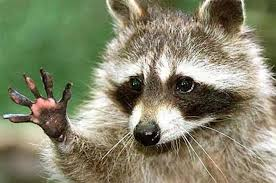
#> input picture IOT-Joao/15.04/1.jpg, 276 x 183 px
$ python atividade3.py
#> lines starting #> are read from the running program, lines starting #| are printed output that depends on the picture
# Atividade 3 — Recorte simples (ajustado para imagem 183x276)

import cv2

img = cv2.imread('1.jpg')
#> img is the input picture: shape (183, 276, 3); mean B, G, R 106.2, 132.8, 132.4

recorte1 = img[20:100, 30:150]
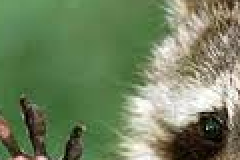
#> recorte1: shape (80, 120, 3) (shown 2 times larger); mean B, G, R 94.9, 130.2, 113.1

recorte2 = img[80:160, 120:250]
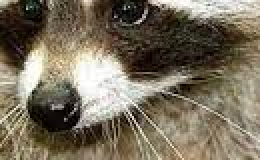
#> recorte2: shape (80, 130, 3) (shown 2 times larger); mean B, G, R 92.7, 110.7, 120.3

cv2.imshow('Recorte 1', recorte1)
cv2.imshow('Recorte 2', recorte2)

cv2.imwrite('recorte1.jpg', recorte1)
cv2.imwrite('recorte2.jpg', recorte2)

cv2.waitKey(0)
cv2.destroyAllWindows()

$ run again, with IOT-Joao/15.04/2.jpg copied over IOT-Joao/15.04/1.jpg
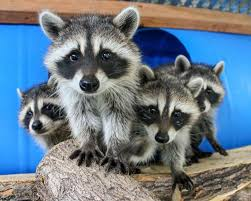
#> input picture IOT-Joao/15.04/2.jpg, 251 x 201 px
#> img is the input picture: shape (201, 251, 3); mean B, G, R 137.4, 123.7, 107
#> `recorte1 = img[20:100, 30:150]`:
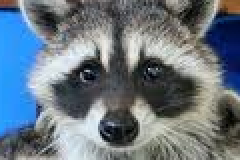
#> recorte1: shape (80, 120, 3) (shown 2 times larger); mean B, G, R 129.3, 118.7, 105.8
#> `recorte2 = img[80:160, 120:250]`:
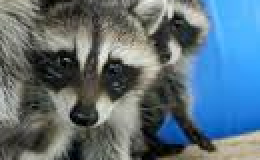
#> recorte2: shape (80, 130, 3) (shown 2 times larger); mean B, G, R 122.8, 111.6, 92
